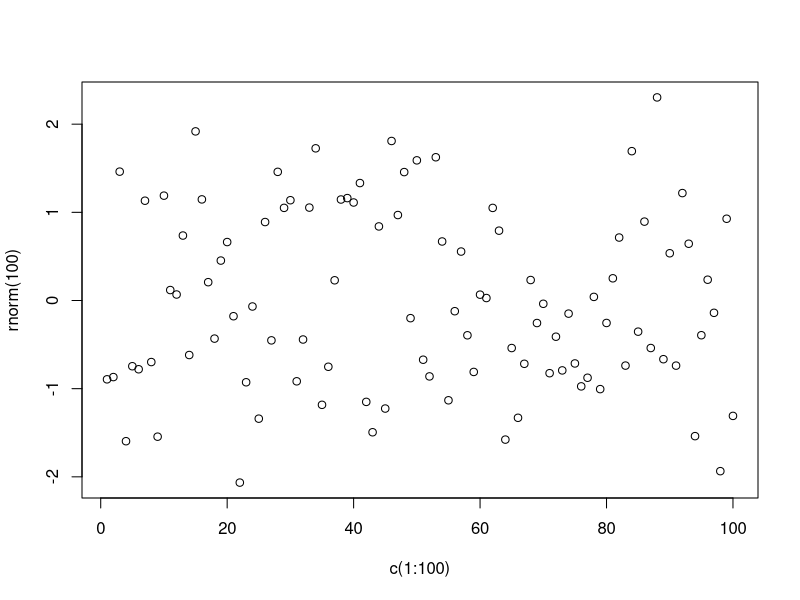

Reproduce this figure in R.
## ---- chunk 1
knitr::opts_chunk$set(echo = TRUE)
library(stringr)
library(gsubfn)
## ---- chunk 2
# Rule 1: If your string ends with "I", add a "U" to the end.
rule.1 <- function(string){
  new.string <- string
  
  if(substr(string, nchar(string), nchar(string)) == "I"){
    new.string <- paste(string, "U", sep = "")
  }
  return(new.string)
}

# Rule 2: If your string contains "M[n other letters]" you can add the [n other letters] to the end of the string.
rule.2 <- function(string){
  new.string <- string
  
  if(grepl("M", substr(string, 1, nchar(string)-1))){
    M.index <- grep("M", string)[1]
    new.string = paste(new.string, substr(new.string, M.index[1]+1, nchar(new.string)), sep = "")
    print(new.string)
  }
  return(new.string)
}

# Rule 3: If your string contains "III", you can replace "III" occurrences with "U"
rule.3 <- function(string){
  new.string <- string
  
  if(grepl("III", string) == TRUE){
    new.string <- str_replace_all(string, "III", "U")
  }
  return(new.string)
}

# Rule 4: If your string contains "UU", you can drop them from the string
rule.4 <- function(string){
  new.string <- string
  
  if(grepl("UU", string) == TRUE){
    new.string <- str_replace_all(string, "UU", "")
  } 
  return(new.string)
}
## ---- chunk 3
plot(c(1:100), rnorm(100))

rule.vect <- c(rule.1, rule.2, rule.3, rule.4)

# find the applicable rules to a string
find.applicable.rules <- function(string, rules){
  rule.vect <- rules
  applicable.rules <- c()
  
  for(rule in rule.vect){
    if(rule(string) != string){
      applicable.rules <- c(applicable.rules, rule)
    }
  }
  return(applicable.rules)
}

# apply rules and get results
apply.rules <- function(string, rules){
  results <- c()
  for(rule in rules){
    results <- c(results, rule(string))
  }
  return(results)
}

# search for new theorems
theorem.search <- function(start, rules, depth = 5){
  
  rule.vect <- rules
  theorems <-c(start)
  
  # check which rules rules apply to the start string:
  applicable.rules <- find.applicable.rules(tail(theorems, 1), rule.vect)
  # apply the applicable rules to the start string and save results as vector of candidate theorems:
  new.candidate.theorems <- apply.rules(tail(theorems, 1), rule.vect)
  print(paste("Candidates")); print(new.candidate.theorems)
  print(paste("Theorems before appending:")); print(theorems)
  # for every candidate, check if it has already been discovered
  for(candidate in new.candidate.theorems){
    # if the candidate has not been discovered, add it to the theorems vector
    if(is.element(candidate, theorems) == FALSE){
      theorems <- c(theorems, candidate)
      # if the depth parameter of the current function iteration is superior to zero, search new theorems from derivations 
      #if(depth > 0){
        #theorem.search(candidate, rule.vect, depth = depth-1)
      #}
    }
    print(paste("Theorems after appending:")); print(theorems)
  }
  return(theorems)
}

theorems <- theorem.search("MI", rule.vect, 5)

# check theorems vector for duplicates
as.logical(anyDuplicated(theorems))
# check theorems vector for goal string
is.element("MU", theorems)
## ---- chunk 4
# let's think more abstractly by seeing which rules work with each other:

start <- "MI"
